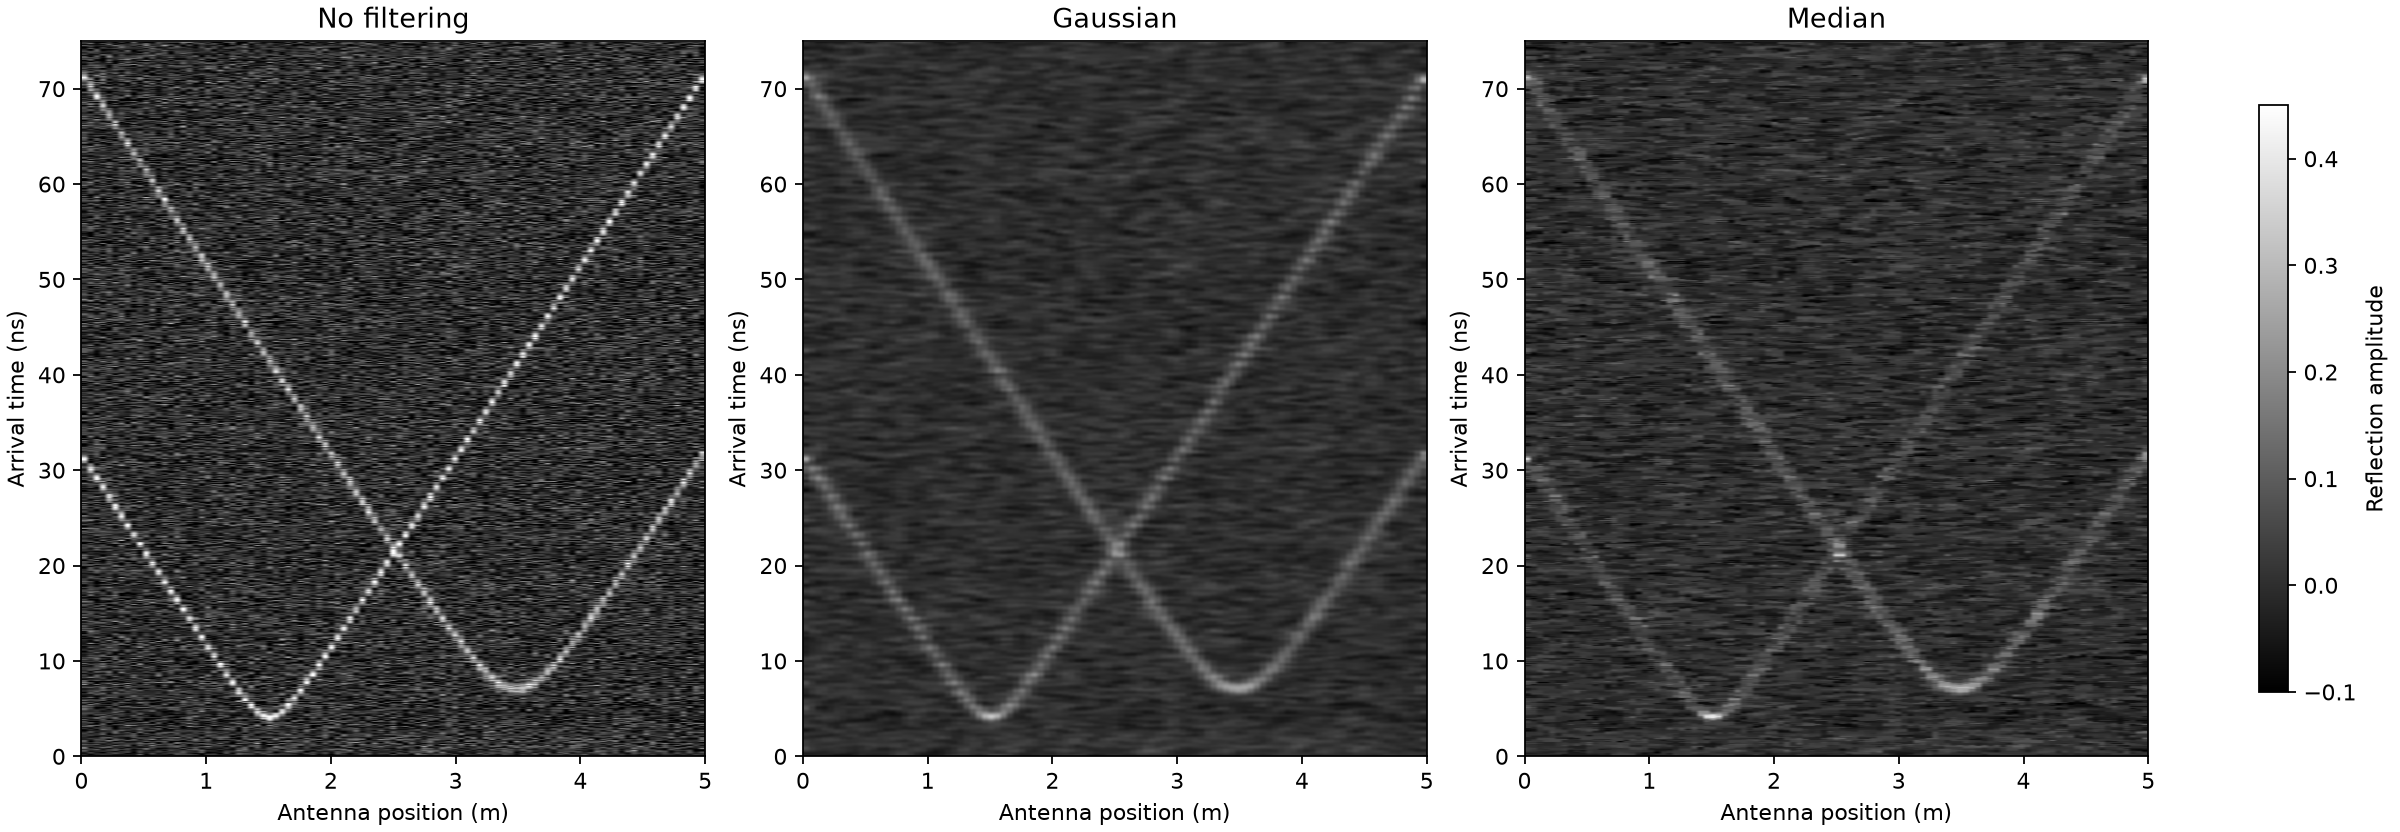

Python code for this plot:
"""
Stage 25: Compare no filtering, Gaussian filtering, and median filtering
on the same noisy synthetic GPR B-scan.

Educational synthetic model only — not measured radar data.
"""

import numpy as np
import matplotlib.pyplot as plt
from scipy.ndimage import gaussian_filter, median_filter
from scipy.signal import find_peaks
from scipy.optimize import least_squares

# Reproducible simulation settings
RNG_SEED = 25
NOISE_STD = 0.08
C0 = 3.0e8
EPS_R = 9.0
VELOCITY = C0 / np.sqrt(EPS_R)
FS = 10e9
DT = 1.0 / FS
T_WINDOW = 75e-9
N_TIME = int(round(T_WINDOW * FS))
TIME = np.arange(N_TIME) * DT
TIME_NS = TIME * 1e9
SYSTEM_DELAY_NS = 1.0
X_POSITIONS = np.linspace(0.0, 5.0, 101)
TARGETS = [
    {"x": 1.5, "depth": 0.15, "amplitude": 0.40, "sigma_ns": 0.28},
    {"x": 3.5, "depth": 0.30, "amplitude": 0.30, "sigma_ns": 0.38},
]

def make_trace(x):
    trace = np.zeros(N_TIME, dtype=float)
    for target in TARGETS:
        dx = x - target["x"]
        path = np.sqrt(target["depth"]**2 + dx**2)
        arrival_s = SYSTEM_DELAY_NS * 1e-9 + 2.0 * path / VELOCITY
        sigma_s = target["sigma_ns"] * 1e-9
        trace += target["amplitude"] * np.exp(
            -0.5 * ((TIME - arrival_s) / sigma_s) ** 2
        )
    trace += 0.025 * np.exp(-TIME / 3e-9) * np.sin(2*np.pi*180e6*TIME)
    return trace

def travel_time_ns(x, x0, depth):
    return SYSTEM_DELAY_NS + 2.0 * np.sqrt(depth**2 + (x - x0)**2) / VELOCITY * 1e9

def detect_peaks(bscan):
    detections = []
    for ix, x in enumerate(X_POSITIONS):
        peaks, _ = find_peaks(
            bscan[ix], height=0.06, prominence=0.04, distance=50
        )
        for p in peaks:
            if TIME_NS[p] > SYSTEM_DELAY_NS + 0.5:
                detections.append([x, TIME_NS[p], bscan[ix, p]])
    return np.asarray(detections, dtype=float).reshape(-1, 3)

def fit_targets(detections):
    fits = []
    remaining = detections.copy()
    for target_id, (seed_x, seed_depth) in enumerate([(1.5, 0.15), (3.5, 0.30)], 1):
        if len(remaining) < 5:
            fits.append((target_id, np.nan, np.nan, np.nan, 0))
            continue
        expected = travel_time_ns(remaining[:, 0], seed_x, seed_depth)
        candidates = remaining[np.abs(remaining[:, 1] - expected) < 3.5]
        if len(candidates) < 5:
            order = np.argsort(np.abs(remaining[:, 1] - expected))
            candidates = remaining[order[:min(30, len(remaining))]]
        def residual(params):
            return travel_time_ns(candidates[:, 0], params[0], params[1]) - candidates[:, 1]
        result = least_squares(
            residual, [seed_x, seed_depth], bounds=([0.0, 0.02], [5.0, 1.0]),
            loss="soft_l1", f_scale=0.5, max_nfev=5000
        )
        x_est, d_est = result.x
        rmse = float(np.sqrt(np.mean(residual(result.x)**2)))
        fits.append((target_id, float(x_est), float(d_est), rmse, len(candidates)))
        keep = np.abs(remaining[:, 1] - travel_time_ns(remaining[:, 0], x_est, d_est)) > 1.5
        if np.count_nonzero(keep) >= 5:
            remaining = remaining[keep]
    return fits

def valid(fit):
    return np.isfinite(fit[1]) and np.isfinite(fit[2])

# Generate one clean scan and one noisy realization shared by all methods.
clean = np.vstack([make_trace(x) for x in X_POSITIONS])
rng = np.random.default_rng(RNG_SEED)
noisy = clean + rng.normal(0.0, NOISE_STD, size=clean.shape)

methods = {
    "No filtering": noisy,
    "Gaussian": gaussian_filter(noisy, sigma=(1.0, 1.5), mode="nearest"),
    "Median": median_filter(noisy, size=(3, 3), mode="nearest"),
}

results = {}
print("===== STAGE 25: FILTER COMPARISON =====")
print(f"Noise std={NOISE_STD:.3f}; random seed={RNG_SEED}")
print("Method | Peak count | Target | x estimate (m) | depth estimate (m) | RMSE (ns)")
for method_name, scan in methods.items():
    detections = detect_peaks(scan)
    fits = fit_targets(detections)
    results[method_name] = (scan, detections, fits)
    for fit in fits:
        target_id, x_est, d_est, rmse, npoints = fit
        print(
            f"{method_name:13s} | {len(detections):10d} | {target_id:6d} | "
            f"{x_est:14.3f} | {d_est:18.3f} | {rmse:9.3f}"
        )

print("\nReference values: T1 x=1.500 m, depth=0.150 m; T2 x=3.500 m, depth=0.300 m.")
print("Model-informed fitting is used; these results do not establish real-world GPR performance.")

# Plot three B-scans for visual comparison.
fig, axes = plt.subplots(1, 3, figsize=(15, 5.2), constrained_layout=True)
for ax, (name, scan) in zip(axes, methods.items()):
    im = ax.imshow(
        scan.T, aspect="auto", origin="lower",
        extent=[X_POSITIONS[0], X_POSITIONS[-1], TIME_NS[0], TIME_NS[-1]],
        cmap="gray", vmin=-0.10, vmax=0.45
    )
    ax.set_ylim(0, 75)
    ax.set_title(name)
    ax.set_xlabel("Antenna position (m)")
    ax.set_ylabel("Arrival time (ns)")
fig.colorbar(im, ax=axes, label="Reflection amplitude", shrink=0.82)
fig.savefig("stage25_filter_comparison.png", dpi=160)
plt.show()

# Plot peak counts and fit RMSEs.
names = list(methods.keys())
counts = [len(results[n][1]) for n in names]
rmse_matrix = []
for target_idx in [0, 1]:
    rmse_matrix.append([
        results[n][2][target_idx][3] for n in names
    ])

fig, axes = plt.subplots(1, 2, figsize=(11, 4.5), constrained_layout=True)
axes[0].bar(names, counts)
axes[0].set_title("Detected peak count")
axes[0].set_ylabel("Number of peaks")
axes[0].tick_params(axis="x", rotation=15)
for idx, target_id in enumerate([1, 2]):
    axes[1].plot(names, rmse_matrix[idx], marker="o", label=f"Target {target_id}")
axes[1].set_title("Fit RMSE by method")
axes[1].set_ylabel("RMSE (ns)")
axes[1].tick_params(axis="x", rotation=15)
axes[1].grid(True)
axes[1].legend()
fig.savefig("stage25_filter_metrics.png", dpi=160)
plt.show()

# Save machine-readable comparison.
with open("stage25_filter_summary.csv", "w", encoding="utf-8") as f:
    f.write("method,peak_count,target_id,x_est_m,depth_est_m,fit_rmse_ns,fit_points\n")
    for name in names:
        scan, detections, fits = results[name]
        for fit in fits:
            target_id, x_est, d_est, rmse, points = fit
            f.write(f"{name},{len(detections)},{target_id},{x_est},{d_est},{rmse},{points}\n")

print("\nSaved:")
print("  stage25_filter_comparison.png")
print("  stage25_filter_metrics.png")
print("  stage25_filter_summary.csv")
